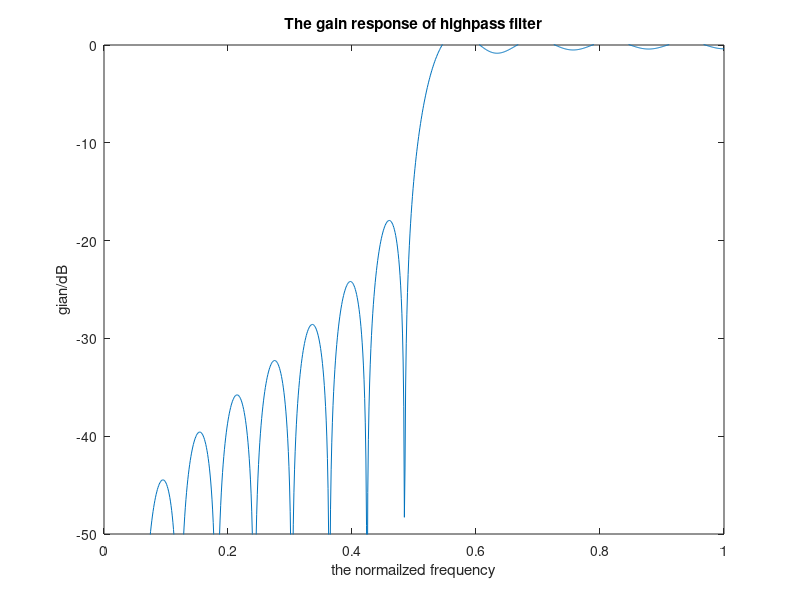
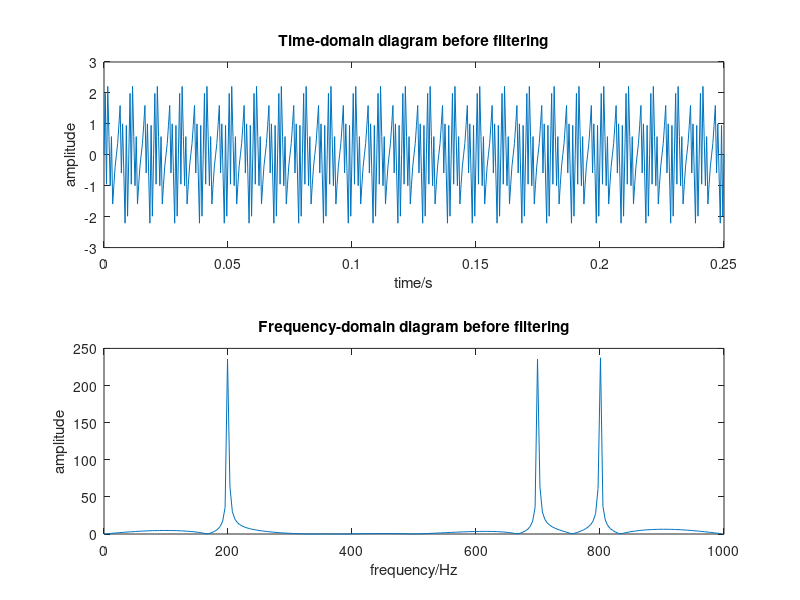
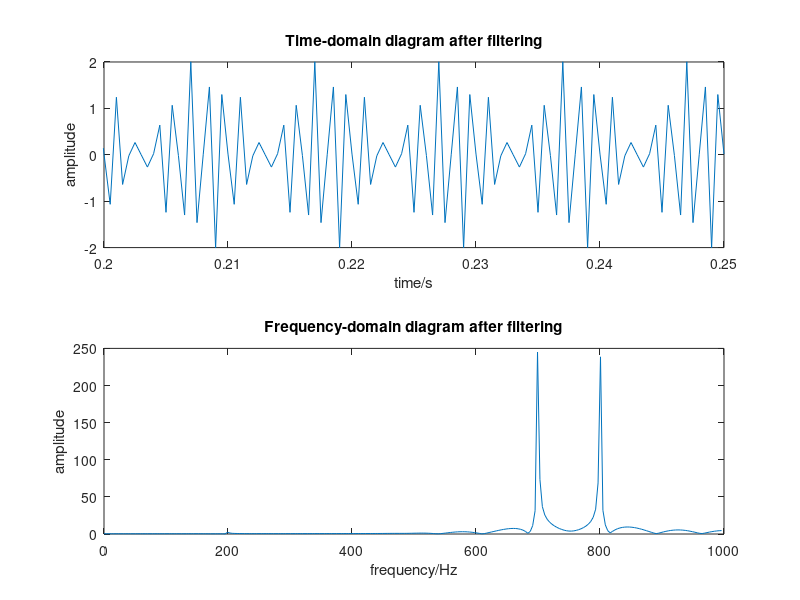

Source code (MATLAB) for these figures, in order:
M=32;%the number of samples
Wp=0.6*pi;%passband cutoff frequency
m=0:M/2;%the sampling points
Wm=2*pi*m./(M+1);%stopband cutoff frequency
mtr=ceil(Wp*(M+1)/(2*pi));%round to positive part,i.e.ceil(3.5)=4;ceil(-3.2)=-3;
Ad=[Wm>=Wp];
Ad(mtr)=0.28;
Hd=Ad.*exp(-j*0.5*M*Wm);%define frequency-domain sampling vector H(k))
Hd=[Hd conj(fliplr(Hd(2:M/2+1)))];
%fliplr is to realize the fliplr of matrix and conj is the conjugate
h=real(ifft(Hd));%h(n)=IDFT[H(k)]
w=linspace(0,pi,1000);%get 1000 row vectors between 0 and pi
H=freqz(h,[1],w);%the amplitude -frequency characteristic diagram of the filter
figure(1)
plot(w/pi,20*log10(abs(H)));%parameters are respectively the noemalized frequency and amplitude
xlabel('the normailzed frequency');ylabel('gian/dB');title('The gain response of highpass filter');
axis([0 1 -50 0]);
f1=200;f2=700;f3=800;%the frequencies of sines signal that needs filtered
fs=2000;%the sample frequency
figure(2)
subplot(211)
t=0:1/fs:0.25;%define the time domain and steplength
s=sin(2*pi*f1*t)+sin(2*pi*f2*t)+sin(2*pi*f3*t);%signal before filtering
plot(t,s);%plot the diagram before filtering
xlabel('time/s');ylabel('amplitude');title('Time-domain diagram before filtering');
subplot(212)
Fs=fft(s,512);%transform to the frequency domain
AFs=abs(Fs);%the amplitude
f=(0:255)*fs/512;%frequency sampling
plot(f,AFs(1:256));%plot the frequency domain diagram before filtering
xlabel('frequency/Hz');ylabel('amplitude');title('Frequency-domain diagram before filtering');
figure(3)
sf=filter(h,1,s);%use function filter
subplot(211)
plot(t,sf)%plot the diagram after filtering
xlabel('time/s');ylabel('amplitude');title('Time-domain diagram after filtering')
axis([0.2 0.25 -2 2]);%set the range of image coordinates
subplot(212)
Fsf=fft(sf,512);AFsf=abs(Fsf);
f=(0:255)*fs/512;%frequency sampling
plot(f,AFsf(1:256))%plot the frequency domain diagram before filtering
xlabel('frequency/Hz');ylabel('amplitude');title('Frequency-domain diagram after filtering');
